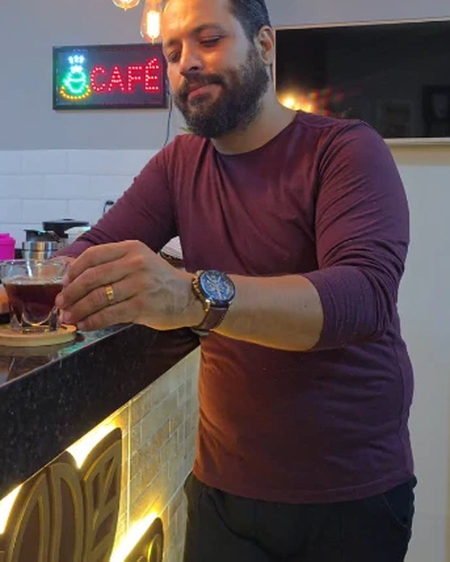
#> input picture grao-dourado/publico/img/foto/balcao-neon.jpg, 900 x 1123 px (shown at 1/2 size)
$ python -i visual.py   (imports and definitions only)
#> lines starting #> are read from the running program, lines starting #| are printed output that depends on the picture
"""
O VISUAL DARK — o que faz o feed parecer um só, e não um banco de imagens.

A identidade é feita de quatro decisões, e são elas que o olho reconhece
antes de ler qualquer palavra:

  1. PRETO DE VERDADE, não cinza-escuro. #000 puro. Em tela OLED de
     celular — que é onde o TikTok é visto — o preto puro apaga o pixel,
     e a imagem parece flutuar sem moldura. Cinza #111 vira um retângulo
     visível. Essa diferença é a maior de todas, e custa zero.
  2. DESSATURAR E ABRIR O CONTRASTE. Foto de banco de imagem vem colorida
     e alegre; é isso que denuncia estoque. Puxar a saturação para ~35% e
     abrir o contraste faz foto de origens diferentes parecerem da mesma
     sessão.
  3. VINHETA. Escurece a borda e empurra o olho para o centro — e, na
     prática, é o que deixa a legenda legível sem caixa atrás dela.
  4. UMA COR DE DESTAQUE SÓ. Tudo em branco e preto, e uma cor para o que
     importa. Duas cores de destaque já é tema, não identidade.

Sem gradiente, sem brilho, sem sombra colorida. Tudo que parece "efeito"
envelhece em três meses e some no feed.
"""
from __future__ import annotations

from dataclasses import dataclass
from pathlib import Path

from PIL import Image, ImageDraw, ImageEnhance, ImageFilter

# TikTok, Reels, Shorts: todos 1080x1920.
LARGURA, ALTURA = 1080, 1920


@dataclass
class Tema:
    """
    O tema dark. Trocar `destaque` muda a identidade inteira sem mexer em
    mais nada — é o único parâmetro que vale brincar.
    """
    fundo: tuple[int, int, int] = (0, 0, 0)
    texto: tuple[int, int, int] = (255, 255, 255)
    destaque: tuple[int, int, int] = (220, 38, 38)   # vermelho seco

    # Estes quatro números foram calibrados OLHANDO três intensidades
    # lado a lado, não por palpite. Os valores tímidos da primeira versão
    # (0.35 / 1.25 / 0.82) deixavam a foto ainda clara e colorida — lia
    # como banco de imagens com filtro, que é o que se quer evitar.
    # Escurecer mais que isto (brilho 0.52) come o assunto junto com a
    # borda: o rosto some e sobra textura.
    saturacao: float = 0.22       # 0 = cinza puro, 1 = como veio
    contraste: float = 1.35
    brilho: float = 0.62          # escurece: o texto branco precisa de chão
    vinheta: float = 0.92         # quanto a borda escurece (0 a 1)
    grao: int = 7                 # ruído leve; 0 desliga


DARK = Tema()


def _corta_vertical(img: Image.Image) -> Image.Image:
    """
    Corta para 9:16 pelo CENTRO-ALTO, não pelo centro.

    Em foto de pessoa o assunto é o tronco e o rosto, que ficam no terço
    superior. Cortar pelo centro geométrico decapita metade das fotos de
    corpo inteiro — e é o erro que faz o corte automático parecer burro.
    """
    alvo = LARGURA / ALTURA
    l, a = img.size
    if l / a > alvo:
        nova_l = int(a * alvo)
        esquerda = (l - nova_l) // 2
        img = img.crop((esquerda, 0, esquerda + nova_l, a))
    else:
        nova_a = int(l / alvo)
        # 15% do que sobra sai de cima, 85% de baixo
        topo = int((a - nova_a) * 0.15)
        img = img.crop((0, topo, l, topo + nova_a))
    return img.resize((LARGURA, ALTURA), Image.LANCZOS)


def _vinheta(img: Image.Image, forca: float) -> Image.Image:
    if forca <= 0:
        return img
    l, a = img.size
    mascara = Image.new('L', (l, a), 0)
    d = ImageDraw.Draw(mascara)
    # A elipse mal pode passar do quadro. A primeira versão usava
    # -35%/+135%, tão maior que o quadro que o borrão não alcançava a
    # borda e a vinheta simplesmente não aparecia — parâmetro ligado que
    # não fazia nada, que é pior que parâmetro desligado.
    d.ellipse((-l * 0.10, a * 0.02, l * 1.10, a * 0.98), fill=255)
    mascara = mascara.filter(ImageFilter.GaussianBlur(min(l, a) // 4))
    escuro = Image.new('RGB', (l, a), (0, 0, 0))
    return Image.composite(img, Image.blend(img, escuro, forca), mascara)


def _grao(img: Image.Image, forca: int) -> Image.Image:
    """
    Ruído leve. Parece detalhe bobo e não é: é o que tira o aspecto de
    banco de imagens e aproxima de foto tirada, não comprada.
    """
    if forca <= 0:
        return img
    import numpy as np
    a = np.asarray(img).astype(np.int16)
    ruido = np.random.default_rng(42).integers(-forca, forca + 1, a.shape[:2])
    a = np.clip(a + ruido[:, :, None], 0, 255)
    return Image.fromarray(a.astype('uint8'))


def trata(origem: Path, destino: Path, tema: Tema = DARK) -> Path:
    """Foto crua → quadro 9:16 com a identidade aplicada."""
#> called with destino = 'out.png'
    img = Image.open(origem).convert('RGB')
#> img is the input picture: PIL image 900x1123 RGB; mean R, G, B 93.3, 76.9, 77.5
    img = _corta_vertical(img)
#> in _corta_vertical, `img = img.crop((esquerda, 0, esquerda + nova_l, a))`:
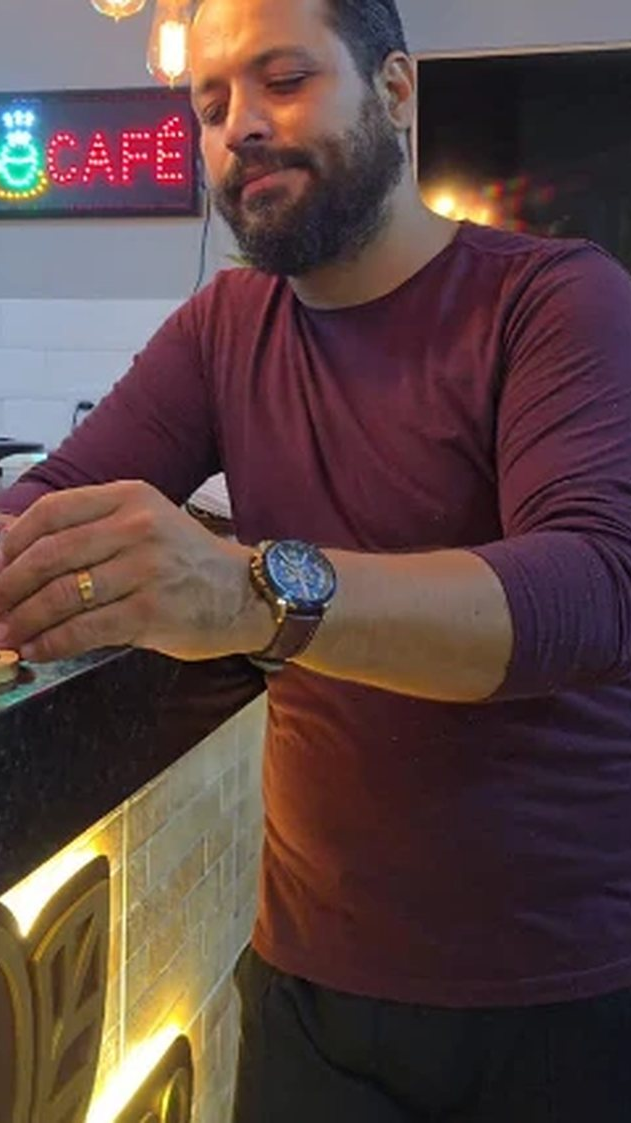
#> img: PIL image 631x1123 RGB; mean R, G, B 90.6, 68.4, 66.8
    img = ImageEnhance.Color(img).enhance(tema.saturacao)
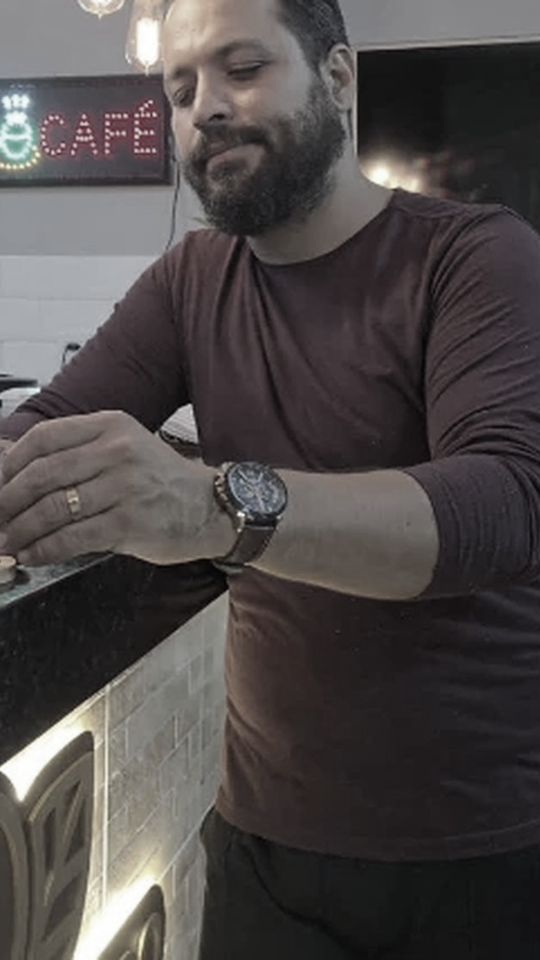
#> img: PIL image 1080x1920 RGB (shown at 1/2 size); mean R, G, B 77.8, 73, 72.6
    img = ImageEnhance.Contrast(img).enhance(tema.contraste)
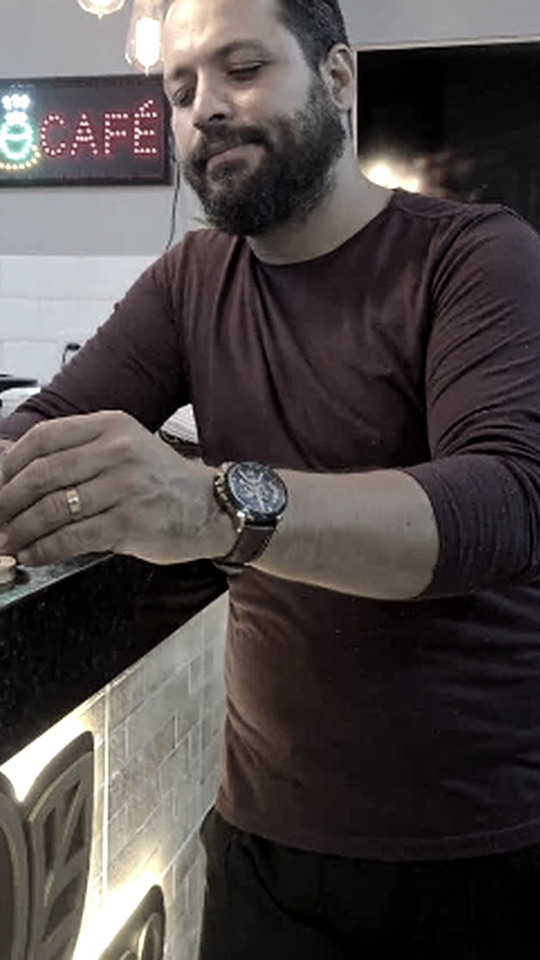
#> img: PIL image 1080x1920 RGB (shown at 1/2 size); mean R, G, B 77.9, 71.5, 71.1
    img = ImageEnhance.Brightness(img).enhance(tema.brilho)
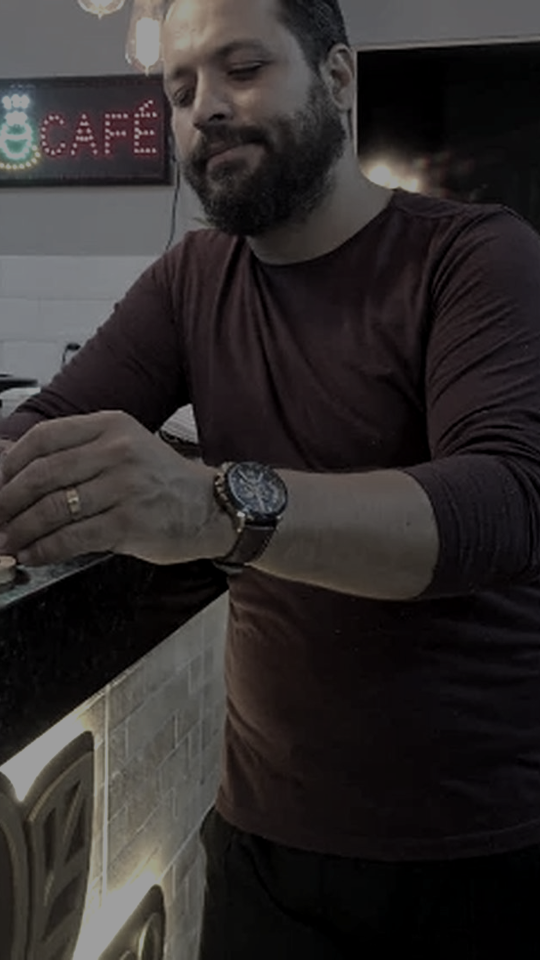
#> img: PIL image 1080x1920 RGB (shown at 1/2 size); mean R, G, B 47.9, 43.8, 43.6
    img = _vinheta(img, tema.vinheta)
#> in _vinheta, `mascara = Image.new('L', (l, a), 0)`: mascara: PIL image 1080x1920 L; every value is 0
#> in _vinheta, `mascara = mascara.filter(ImageFilter.GaussianBlur(min(l, a) // 4))`:
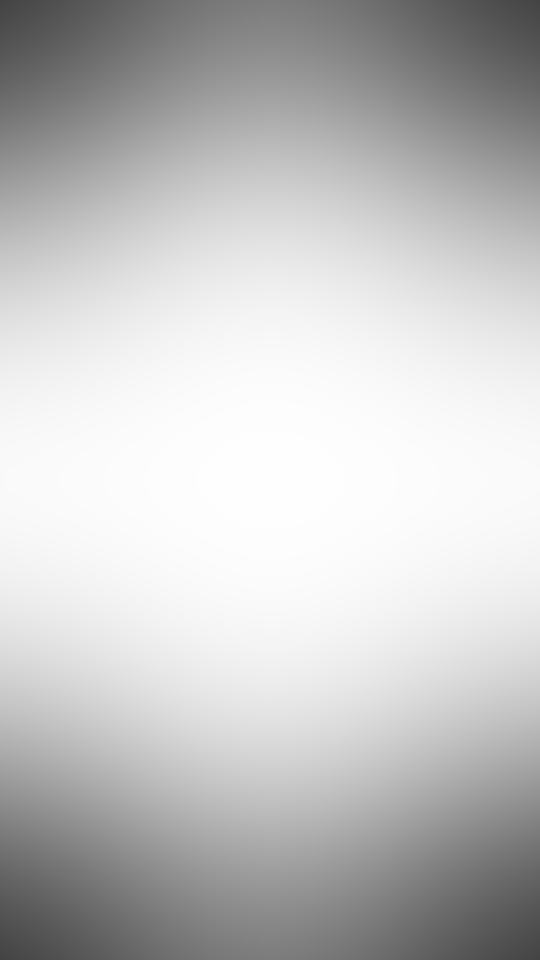
#> mascara: PIL image 1080x1920 L (shown at 1/2 size); min 68, max 254, mean 195.2
#> in _vinheta, `escuro = Image.new('RGB', (l, a), (0, 0, 0))`: escuro: PIL image 1080x1920 RGB; every value is 0
#> in _vinheta, `return Image.composite(img, Image.blend(img, escuro, forca), mascara)`:
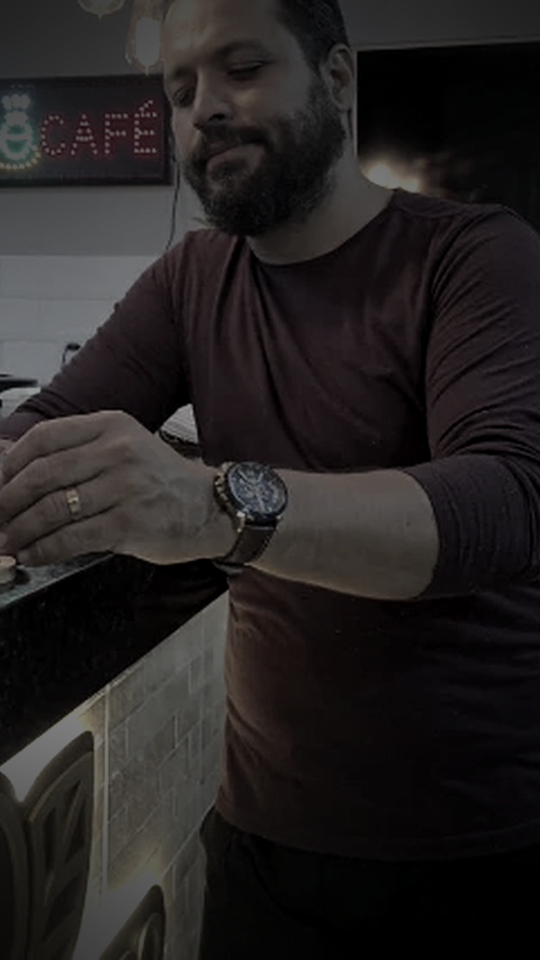
#> returned value: PIL image 1080x1920 RGB (shown at 1/2 size); mean R, G, B 36.4, 33, 33
    img = _grao(img, tema.grao)
#> (the run stopped early here; a loop or call above may not have finished)

$ run again, on grao-dourado/publico/img/foto/balcao.jpg
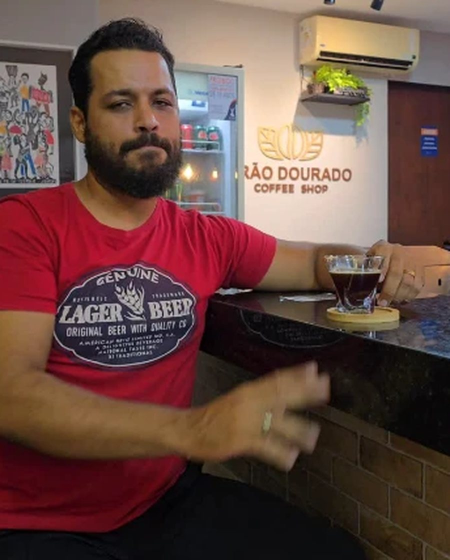
#> input picture grao-dourado/publico/img/foto/balcao.jpg, 900 x 1120 px (shown at 1/2 size)
#> in trata, img is the input picture: PIL image 900x1120 RGB; mean R, G, B 104, 74, 67.5
#> in trata, `img = ImageEnhance.Contrast(img).enhance(tema.contraste)`:
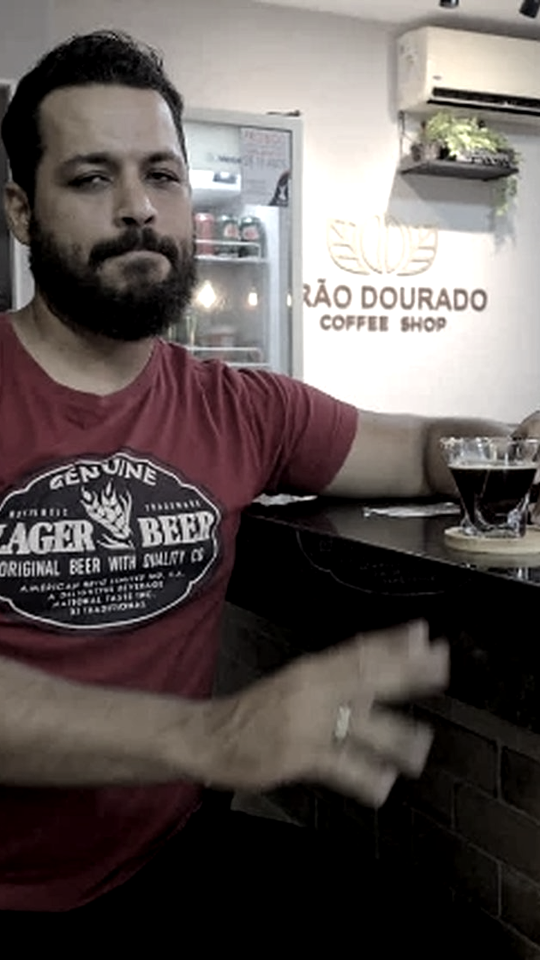
#> img: PIL image 1080x1920 RGB (shown at 1/2 size); mean R, G, B 94.2, 86.4, 84.5
#> escuro: PIL image 1080x1920 RGB; every value is 0
#> in _vinheta, `return Image.composite(img, Image.blend(img, escuro, forca), mascara)`:
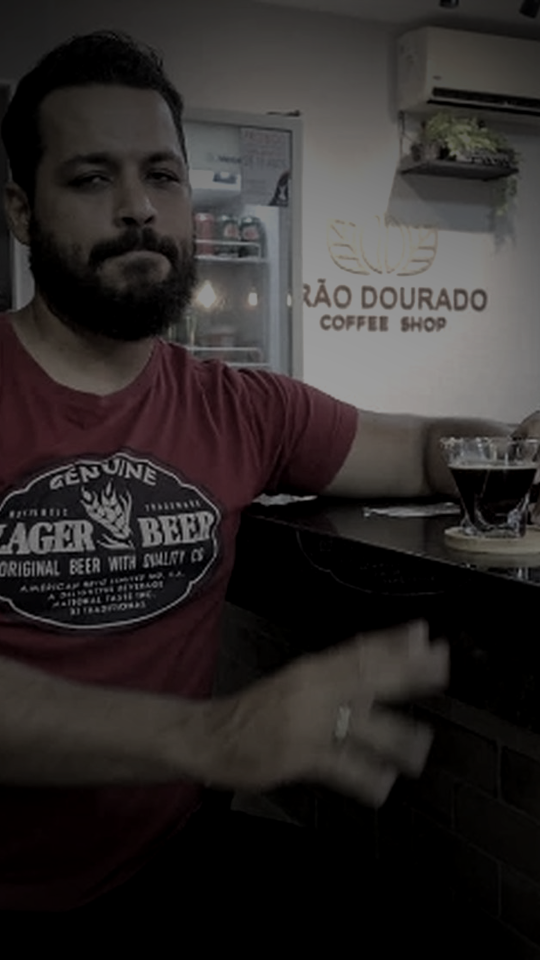
#> returned value: PIL image 1080x1920 RGB (shown at 1/2 size); mean R, G, B 46.5, 42.4, 41.7

$ run again, on grao-dourado/publico/img/foto/bolo-milho.jpg
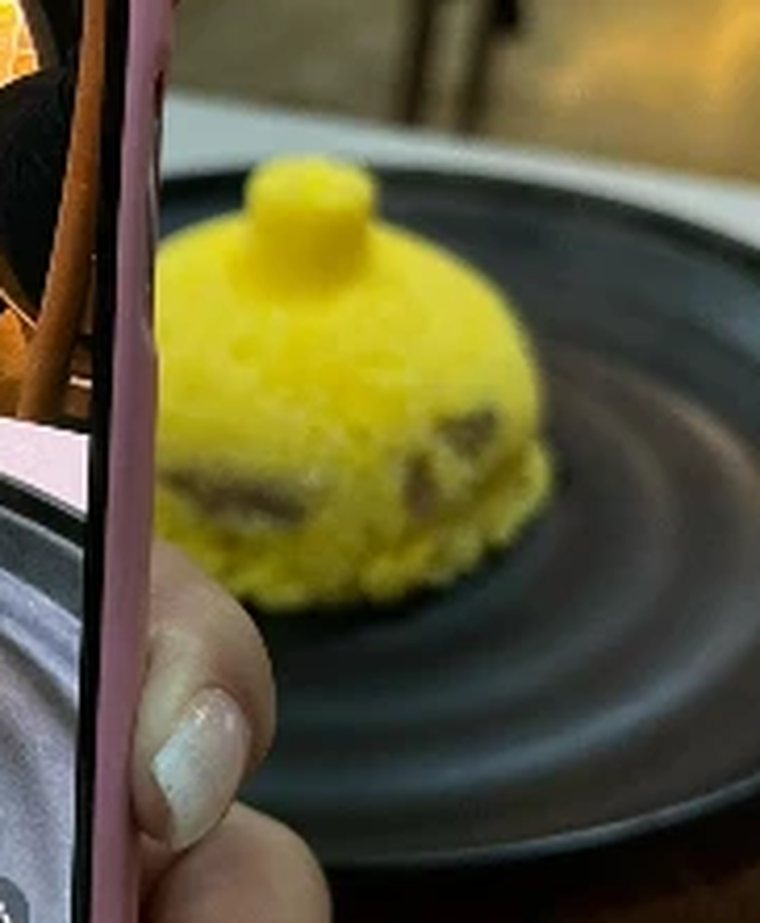
#> input picture grao-dourado/publico/img/foto/bolo-milho.jpg, 760 x 923 px
#> in trata, img is the input picture: PIL image 760x923 RGB; mean R, G, B 94.3, 88.3, 56.2
#> in trata, `img = ImageEnhance.Contrast(img).enhance(tema.contraste)`:
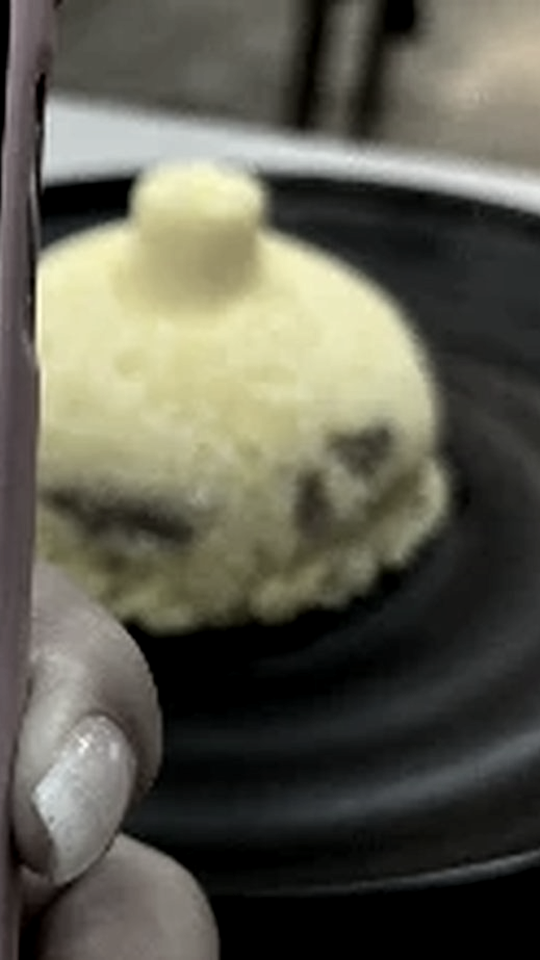
#> img: PIL image 1080x1920 RGB (shown at 1/2 size); mean R, G, B 93.9, 92.5, 80.1
#> escuro: PIL image 1080x1920 RGB; every value is 0
#> in _vinheta, `return Image.composite(img, Image.blend(img, escuro, forca), mascara)`:
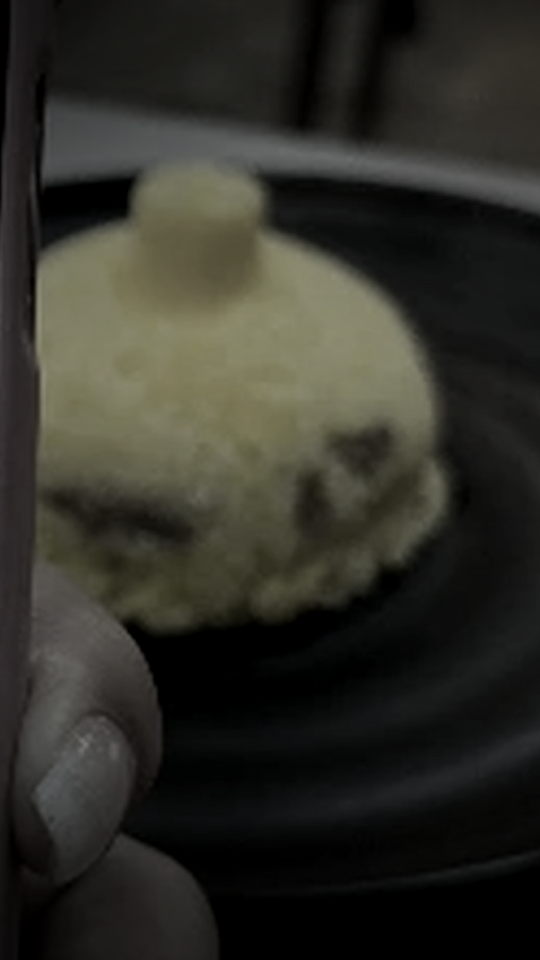
#> returned value: PIL image 1080x1920 RGB (shown at 1/2 size); mean R, G, B 47, 46.4, 39.5
